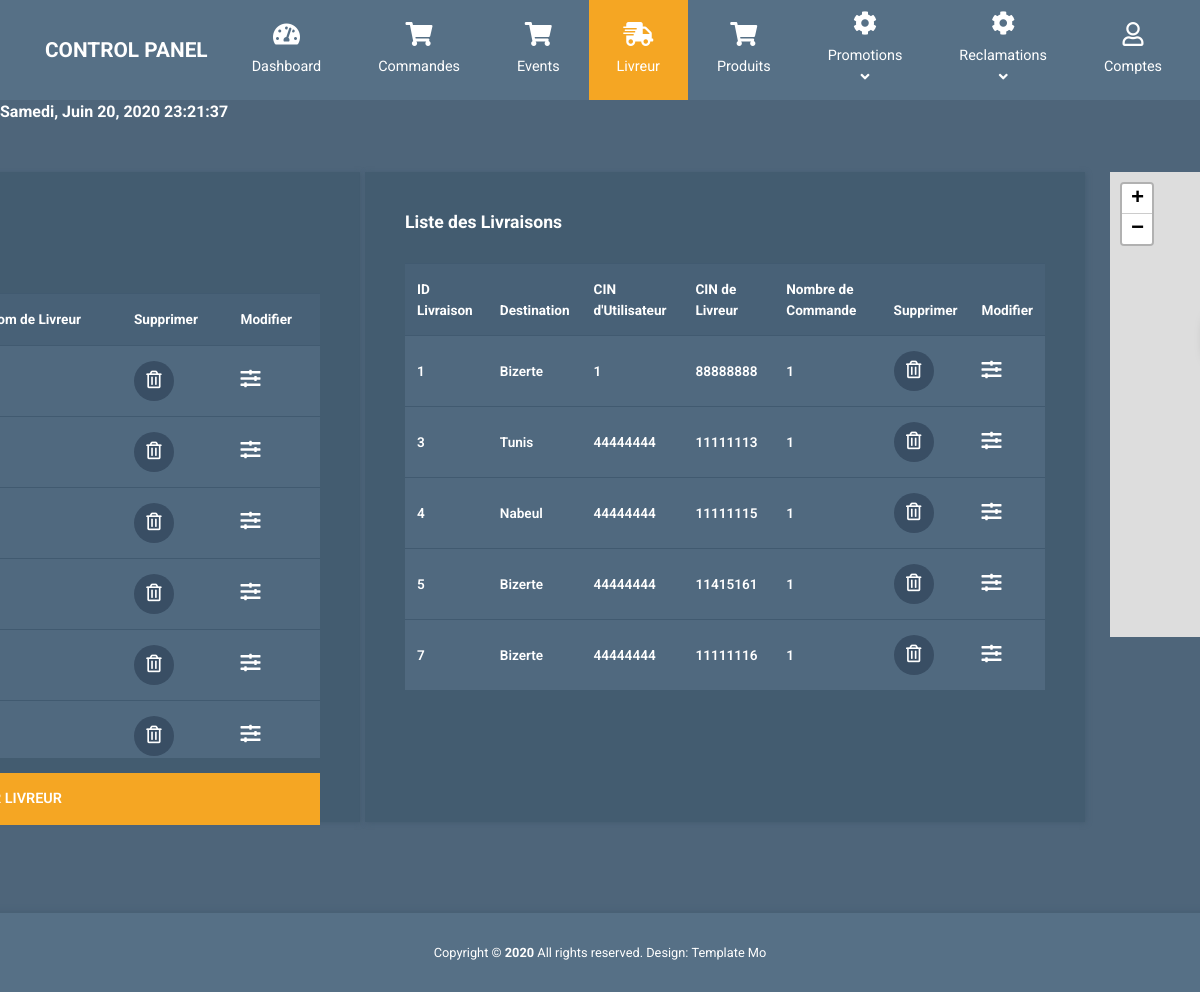
Screenshot of /integration/views/backlivreur.php (signed in) with the database file from the repository.
### tables this page shows
CREATE TABLE IF NOT EXISTS `livreur` (
  `cinLivreur` int(8) NOT NULL,
  `nomLivreur` varchar(20) NOT NULL,
  `prenomLivreur` varchar(20) NOT NULL,
  PRIMARY KEY (`cinLivreur`)
);

CREATE TABLE IF NOT EXISTS `livraison` (
  `idLivraison` int(11) NOT NULL AUTO_INCREMENT,
  `destination` varchar(100) NOT NULL,
  `cinUtilisateur` int(8) NOT NULL,
  `cinLivreur` int(8) NOT NULL,
  `idCommande` int(11) NOT NULL,
  PRIMARY KEY (`idLivraison`),
  KEY `fk_cinclient_livraison` (`cinUtilisateur`),
  KEY `fk_idcommande_livraison` (`idCommande`),
  KEY `fk_cinlivreur_livraison` (`cinLivreur`)
);

### integration/core/livreurC.php (called while the page is built, shortened)
<?PHP
class livreurC {
	function afficherlivreurs(){
		$sql="SElECT * From livreur";
		$db = config::getConnexion();
		try{
		$liste=$db->query($sql);
		return $liste;
		}
        catch (Exception $e){
            die('Erreur: '.$e->getMessage());
        }
	}
	}
?>

### integration/core/livraisonC.php (called while the page is built, shortened)
<?PHP
class livraisonC {
	function afficherlivraisons(){
		$sql="SElECT * From livraison";
		$db = config::getConnexion();
		try{
		$liste=$db->query($sql);
		return $liste;
		}
        catch (Exception $e){
            die('Erreur: '.$e->getMessage());
        }
	}
}
?>

### integration/views/backlivreur.php (the view, shortened to what this page needs)
<?PHP
include "../core/livreurC.php";
include "../core/livraisonC.php";
$livreur1C=new livreurC();
$listeLivreurs=$livreur1C->afficherlivreurs();
$livraison1C=new livraisonC();
$listeLivraison=$livraison1C->afficherlivraisons();
?>
<!DOCTYPE html>
<html lang="en">
  <head>
    <link rel="stylesheet" href="css/fontawesome.min.css" />
    <link rel="stylesheet" href="css/bootstrap.min.css" />
    <link rel="stylesheet" href="css/templatemo-style.css">
  <link href="css/toastr.css" rel="stylesheet"/>
    <link
      href="https://api.tiles.mapbox.com/mapbox-gl-js/v1.10.1/mapbox-gl.css"
      rel="stylesheet"
    />
    <link rel="stylesheet" href="https://unpkg.com/leaflet@1.6.0/dist/leaflet.css"
/>
  </head>
  <body id="reportsPage">
    <nav class="navbar navbar-expand-xl">
      <div class="container h-100">
        <a class="navbar-brand" href="backindex.php">
          <h1 class="tm-site-title mb-0">Control panel</h1>
        </a>
        <div class="collapse navbar-collapse" id="navbarSupportedContent">
          <ul class="navbar-nav mx-auto h-100">
            <li class="nav-item">
              <a class="nav-link" href="backindex.php">
                <i class="fas fa-tachometer-alt"></i> Dashboard
              </a>
            </li>
                          <li class="nav-item">
                            <a class="nav-link" href="backcommande.php">
                                <i class="fas fa-shopping-cart"></i>
                                Commandes
                            </a>
                        </li>
                          <li class="nav-item">
                            <a class="nav-link" href="backevents.php">
                                <i class="fas fa-shopping-cart"></i>
                                Events
                            </a>
                        </li>
                          <li class="nav-item active">
                            <a class="nav-link" href="backlivreur.php">
                                <i class="fas fa-shipping-fast"></i>
                                Livreur
                            </a>
                        </li>
    					<li class="nav-item">
                            <a class="nav-link" href="backproducts.php">
                                <i class="fas fa-shopping-cart"></i>
                                Produits
                            </a>
                        </li>
                         <li class="nav-item dropdown">
                            <a class="nav-link dropdown-toggle" href="#" id="navbarDropdown" role="button" data-toggle="dropdown"
                                aria-haspopup="true" aria-expanded="false">
                                <i class="fas fa-cog"></i>
                                <span>
                                    Promotions <i class="fas fa-angle-down"></i>
                                </span>
                            </a>
                       <li class="nav-item dropdown">
                            <a class="nav-link dropdown-toggle" href="#" id="navbarDropdown" role="button" data-toggle="dropdown"
                                aria-haspopup="true" aria-expanded="false">
                                <i class="fas fa-cog"></i>
                                <span>
                                    Reclamations <i class="fas fa-angle-down"></i>
                                </span>
                            </a>
                        <li class="nav-item">
                            <a class="nav-link" href="backafficherutilisateur.php">
                                <i class="far fa-user"></i>
                                Comptes
                            </a>
                        </li>
                    </ul>
                    <ul class="navbar-nav">
                        <li class="nav-item">
                            <a class="nav-link d-block" href="logout.php">
                            </a>
                        </li>
                    </ul>
                </div>
            </div>
    </nav>
        <div id="clockbox" style="color: white; font-weight: bold"></div>
    <div class="container mt-5" >
      <div class="row tm-content-row">
        <div class="col-sm-12 col-md-12 col-lg-4 col-xl-4 tm-block-col" style="margin-left: -400px;"  >
          <div class="tm-bg-primary-dark tm-block tm-block-product-categories" style="width:720px; height: 120px">
            <h2 class="tm-block-title">Liste des Livreurs</h2><button onclick="myFunction()">test notif</button>
            <div class="tm-product-table-container"  >
              <table class="table table-hover tm-table-small tm-product-table" >
                <thead>
                  <tr>
                    <th scope="col">Prenom de Livreur</th>
                    <th scope="col">Supprimer</th>
                     <th scope="col">Modifier</th>
                  </tr>
                </thead>
                <tbody>
                    <?PHP
   foreach($listeLivreurs as $row){
        ?>
        <tr>
            <td><?PHP echo $row['prenomLivreur']; ?></td>
            <td><form method="POST" action="">
                    <a  name="supprimer" class="tm-product-delete-link" href="backsupprimerlivreur.php?cinLivreur=<?PHP echo $row['cinLivreur']; ?>"  >
                        <i class="far fa-trash-alt tm-product-delete-icon" ></i>
                      </a>
                </form>
            </td>
            <td><a style="font-size: 20px ;color: white" class="fas fa-sliders-h" href="backmodifierlivreur.php?cinLivreur=<?PHP echo $row['cinLivreur']; ?>">
                    </a></td>
        </tr>
        <?PHP
    }
    ?>
                </tbody>
              </table>
            </div>
             <a
              href="backajoutlivreurform.php"
              class="btn btn-primary btn-block text-uppercase mb-3">Ajouter Livreur</a>
          </div>
    <div class="col-sm-12 col-md-12 col-lg-4 col-xl-4 tm-block-col" style="margin-left: 710px; margin-top: -650px"  >
          <div class="tm-bg-primary-dark tm-block tm-block-product-categories" style="width:720px; height: 120px">
            <h2 class="tm-block-title">Liste des Livraisons</h2>
            <div class="tm-product-table-container"  >
              <table class="table table-hover tm-table-small tm-product-table" >
                <thead>
                  <tr>
                    <th scope="col">ID Livraison</th>
                    <th scope="col">Destination</th>
                    <th scope="col">CIN d'Utilisateur</th>
                    <th scope="col">CIN de Livreur</th>
                    <th scope="col">Nombre de Commande</th>
                    <th scope="col">Supprimer</th>
                    <th scope="col">Modifier</th>
                  </tr>
                </thead>
                <tbody>
                    <?PHP
   foreach($listeLivraison as $row){
        ?>
        <tr>
            <td><?PHP echo $row['idLivraison']; ?></td>
            <td><?PHP echo $row['destination']; ?></td>
            <td><?PHP echo $row['cinUtilisateur']; ?></td>
            <td><?PHP echo $row['cinLivreur']; ?></td>
            <td><?PHP echo $row['idCommande']; ?></td>
            <td><form method="POST" action="">
                    <a  name="supprimer" class="tm-product-delete-link" href="backsupprimerlivraison.php?idLivraison=<?PHP echo $row['idLivraison']; ?>">
                        <i class="far fa-trash-alt tm-product-delete-icon"></i>
                      </a>
                </form>
            </td>
            <td><a style="font-size: 20px ;color: white" class="fas fa-sliders-h" href="backmodifierlivraison.php?idLivraison=<?PHP echo $row['idLivraison']; ?>">
                    </a></td>
        </tr>
        <?PHP
    }
    ?>
                </tbody>
              </table>
            </div>
           </div></div>
    </div>
    </div>
  <div class="col-sm-12 col-md-12 col-lg-4 col-xl-4 tm-block-col"    >
           <div class="tm-product-table-container" id='map' style="margin-left: 1050px; margin-top: -710px; height: 650px" ></div>
        </div>
      </div>
    <footer class="tm-footer row tm-mt-small">
      <div class="col-12 font-weight-light">
        <p class="text-center text-white mb-0 px-4 small">
          Copyright &copy; <b>2020</b> All rights reserved.
          Design: <a rel="nofollow noopener" href="https://templatemo.com" class="tm-footer-link">Template Mo</a>
        </p>
      </div>
    </footer>
  </body>
</html>

### integration/views/css/templatemo-style.css (style rules this page uses)
html { font-size: 16px; overflow-x: hidden; }
body { font-family: Roboto, Helvetica, Arial, sans-serif; background-color: #4e657a; overflow-x: hidden; }
a { transition: all 0.3s ease; }
.navbar-brand { display: flex; align-items: center; }
.tm-site-title { display: inline-block; text-transform: uppercase; font-size: 1.3rem; font-weight: 700; color: #fff; }
.navbar { height: 100px; background-color: #567086; padding: 0; }
.navbar .container { position: relative; }
.tm-mt-small { margin-top: 20px; }
.tm-block-col { margin-bottom: 30px; }
.tm-block { padding: 40px; -webkit-box-shadow: 1px 1px 5px 0 #455c71; -moz-box-shadow: 1px 1px 5px 0 #455c71; box-shadow: 1px 1px 5px 0 #455c71; min-height: 350px; height: 100%; max-height: 450px; }
.tm-block-title { font-size: 1.1rem; font-weight: 700; color: #fff; margin-bottom: 30px; }
.nav-link { color: #fff; height: 100%; display: flex; align-items: center; justify-content: center; flex-direction: column; font-size: 90%; }
.nav-link > i { margin-bottom: 10px; margin-right: 0; font-size: 1.5rem; }
.dropdown-item, .nav-link { padding: 15px 20px; }
.navbar-nav .active > .nav-link, .navbar-nav .nav-link.active { background-color: #f5a623; color: #fff; }
.nav-item { text-align: center; }
.nav-item:last-child { margin-right: 0; }
.dropdown-toggle::after { display: none; }
.tm-content-row { justify-content: space-between; margin-left: -20px; margin-right: -20px; }
.table { background-color: #50697f; color: #fff; font-size: 85%; margin-bottom: 0; }
thead { background-color: #486177; color: #fff; }
.table thead th { border-bottom: 0; }
.btn { border-radius: 0; padding: 13px 28px; transition: all 0.2s ease; max-width: 100%; }
.btn-primary { color: #fff; background-color: #f5a623; border: 2px solid #f5a623; font-size: 90%; font-weight: 600; }
.table td, .table th { border-top: 1px solid #415a70; padding: 15px 25px; vertical-align: middle; }
.tm-table-small td, .tm-table-small th { padding-left: 12px; padding-right: 12px; }
.table-hover tbody tr { transition: all 0.2s ease; }
.tm-bg-primary-dark { background-color: #435c70; }
.tm-block-product-categories { min-height: 650px; }
.tm-product-table-container { max-height: 465px; margin-bottom: 15px; overflow-y: scroll; }
.tm-product-table tr { font-weight: 600; }
.tm-product-delete-icon { font-size: 1.1rem; color: #fff; }
.tm-product-delete-link { padding: 10px; border-radius: 50%; background-color: #394e64; display: inline-block; width: 40px; height: 40px; text-align: center; }
.tm-footer { background-color: #567086; padding-top: 30px; padding-bottom: 30px; -webkit-box-shadow: 0 -3px 5px 0 rgba(69, 92, 113, 0.59); -moz-box-shadow: 0 -3px 5px 0 rgba(69, 92, 113, 0.59); box-shadow: 0 -3px 5px 0 rgba(69, 92, 113, 0.59); }
.tm-footer-link { color: white; }
@media (min-width: 1200px) { .navbar-expand-xl .navbar-nav .nav-link { padding-left: 28px; padding-right: 28px; } }
@media (min-width: 1200px) { .navbar-collapse { height: 100%; } }
@media (max-width: 1275px) and (min-width: 1200px) { .nav-item { margin-right: 15px; } }
@media (max-width: 1350px) { .nav-item { margin-right: 1px; } }

### integration/views/backlivreur.php (style rules this page uses)
#map { position: absolute; top: 0; bottom: 0; width: 100%; }

### rows the page displays
livraison: idLivraison "1", destination "Bizerte", cinUtilisateur "1", cinLivreur "88888888", idCommande "1"
livraison: idLivraison "3", destination "Tunis", cinUtilisateur "44444444", cinLivreur "11111113", idCommande "1"
livraison: idLivraison "4", destination "Nabeul", cinUtilisateur "44444444", cinLivreur "11111115", idCommande "1"
livraison: idLivraison "5", destination "Bizerte", cinUtilisateur "44444444", cinLivreur "11415161", idCommande "1"
livraison: idLivraison "7", destination "Bizerte", cinUtilisateur "44444444", cinLivreur "11111116", idCommande "1"
